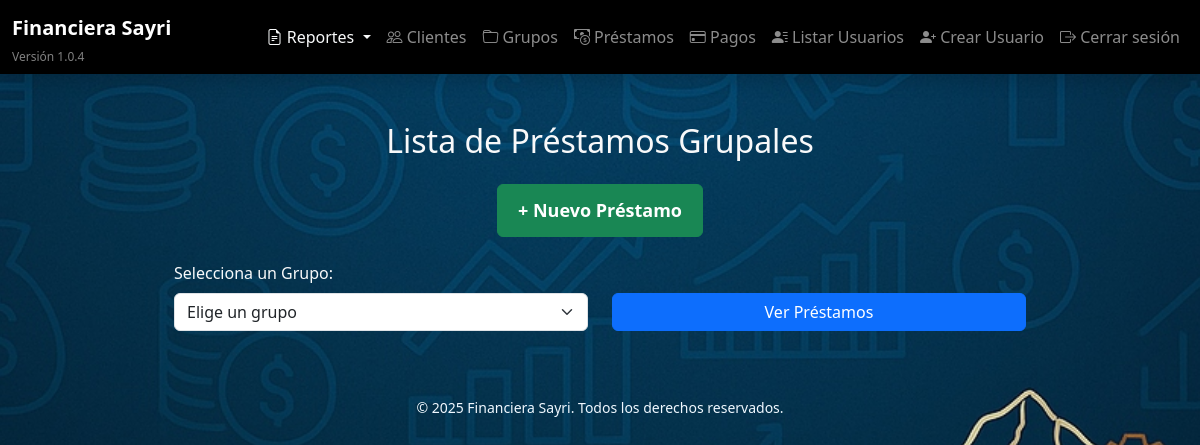
Before: /prestamos_grupales/grupo/2/prestamos (signed in) with the older database file.
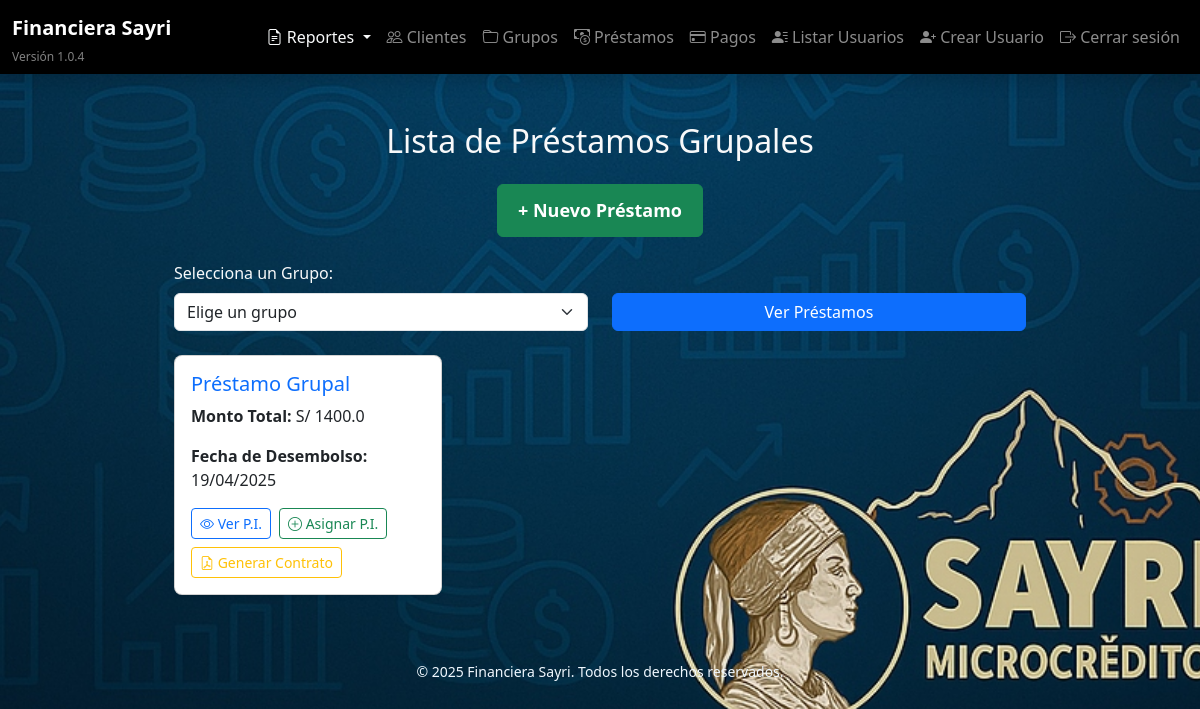
After: the same page with the newer database file.
### models/prestamo_grupal.py (models this page shows)
class PrestamoGrupal(db.Model):
    __tablename__ = 'prestamogrupal'
    id = db.Column(db.Integer, primary_key=True)
    grupo_id = db.Column(db.Integer, db.ForeignKey('grupo.id'), nullable=False)
    fecha_desembolso = db.Column(db.Date, nullable=False, default=date.today)  # Valor por defecto: hoy
    prestamos_individuales = db.relationship('PrestamoIndividual', back_populates='prestamo_grupal', cascade='all, delete-orphan', lazy='subquery')
    @property
    def monto_total(self):
        return sum(prestamo.monto for prestamo in self.prestamos_individuales) if self.prestamos_individuales else 0.0

### models/prestamo_individual.py (models this page shows, shortened)
class PrestamoIndividual(db.Model):
    __tablename__ = 'prestamoindividual'
    id = db.Column(db.Integer, primary_key=True)
    prestamo_grupal_id = db.Column(db.Integer, db.ForeignKey('prestamogrupal.id'), nullable=False)
    cliente_id = db.Column(db.Integer, db.ForeignKey('cliente.id'), nullable=False)
    monto_pagado = db.Column(db.Float, default=0.0)
    monto = db.Column(db.Float, nullable=False)
    pagos = db.relationship('Pago', back_populates='prestamo_individual', cascade='all, delete-orphan', lazy='subquery')  # Considerar 'subquery' si hay muchos pagos
    prestamo_grupal = db.relationship('PrestamoGrupal', back_populates='prestamos_individuales')

### routes/prestamos_grupales.py (the view)
@prestamos_grupales_bp.route('/grupo/<int:grupo_id>/prestamos')
@login_required
def prestamos_por_grupo(grupo_id):
    prestamos_grupales = PrestamoGrupal.query.filter_by(grupo_id=grupo_id).all()
    grupo = Grupo.query.get_or_404(grupo_id)
    grupos = Grupo.query.all()
    return render_template('prestamos_grupales/lista_prestamos_grupales.html',
                           prestamos_grupales=prestamos_grupales,
                           grupo=grupo,
                           grupos=grupos)  # Aquí se pasa la lista de grupos

### templates/prestamos_grupales/lista_prestamos_grupales.html (shortened to what this page needs)
{% extends "base.html" %}
{% block content %}
<div class="container py-4">
    <h2 class="text-center mb-4">Lista de Préstamos Grupales</h2>
    <div class="text-center mb-4">
        <a href="{{ url_for('prestamos_grupales.nuevo_prestamo_grupal') }}" class="btn btn-success">+ Nuevo Préstamo</a>
    </div>
    <form method="GET" action="{{ url_for('prestamos_grupales.lista_prestamos_grupales') }}" class="mb-4">
        <div class="row">
            <div class="col-md-6">
                <label for="grupo_id" class="form-label">Selecciona un Grupo:</label>
                <select name="grupo_id" id="grupo_id" class="form-select" required>
                    <option value="" disabled selected>Elige un grupo</option>
                </select>
            </div>
            <div class="col-md-6 d-flex align-items-end">
                <button type="submit" class="btn btn-primary w-100">Ver Préstamos</button>
            </div>
        </div>
    </form>
    {% if prestamos_grupales %}
        <div class="row">
            {% for prestamo in prestamos_grupales %}
                <div class="col-md-4">
                    <div class="card shadow-sm mb-4">
                        <div class="card-body">
                            <h5 class="card-title text-primary">Préstamo Grupal</h5>
                            <p class="card-text"><strong>Monto Total:</strong> S/ {{ prestamo.monto_total }}</p>
                            <p class="card-text"><strong>Fecha de Desembolso:</strong> {{ prestamo.fecha_desembolso.strftime('%d/%m/%Y') }}</p>
                            <div class="d-flex flex-wrap gap-2 mt-3">
                                <a href="{{ url_for('prestamos_grupales.prestamos_individuales', prestamo_grupal_id=prestamo.id) }}" class="btn btn-sm btn-outline-primary">
                                    <i class="bi bi-eye"></i> Ver P.I.
                                </a>
                                <a href="{{ url_for('prestamos_grupales.asignar_prestamos_individuales', prestamo_grupal_id=prestamo.id) }}" class="btn btn-sm btn-outline-success">
                                    <i class="bi bi-plus-circle"></i> Asignar P.I.
                                </a>
                                <a href="{{ url_for('prestamos_grupales.generar_contrato', prestamo_grupal_id=prestamo.id) }}" class="btn btn-sm btn-outline-warning">
                                    <i class="bi bi-file-earmark-pdf"></i> Generar Contrato
                                </a>
                            </div>
                        </div>
                    </div>
                </div>
            {% endfor %}
        </div>
    {% elif selected_grupo_id %}
        <p class="text-center text-muted">No hay préstamos registrados para este grupo.</p>
    {% endif %}
</div>
{% endblock %}

Changed rows visible on the page:
added PrestamoGrupal: monto_total "1400.0", fecha_desembolso "19/04/2025"
